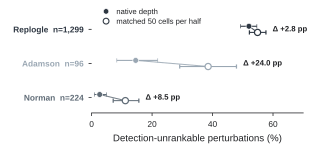

This chart was generated by the following Python code:
"""Fig. 6f — paired native versus matched-50 detection-unrankable fractions."""
# Imported export contract: Arial; svg.fonttype: "none"; pdf.fonttype: 42;
# outputs .svg, .pdf and .tiff at dpi=600 via fig6_common.save.
# Final assembled figure target: width_mm = 183.
from __future__ import annotations

W_MM, H_MM = 80.5, 37.0

import numpy as np
import pandas as pd
from matplotlib.lines import Line2D

import fig6_common as S

ORDER = ["Replogle", "Adamson", "Norman"]
Y = {"Replogle": 2.0, "Adamson": 1.0, "Norman": 0.0}


def main() -> None:
    S.apply_style()
    data = pd.read_csv(S.DERIVED / "depthmatch_summary.csv").set_index("dataset")

    fig = S.figure(W_MM, H_MM)
    ax = fig.add_axes([0.29, 0.225, 0.67, 0.68])

    for dataset in ORDER:
        row = data.loc[dataset]
        y = Y[dataset]
        colour = S.DATASET_COLORS[dataset]
        native_y, matched_y = y + 0.09, y - 0.09
        native = float(row["native_pct"])
        matched = float(row["matched50_pct"])
        ax.plot(
            [native, matched],
            [native_y, matched_y],
            color=colour,
            lw=0.75,
            alpha=0.85,
            zorder=1,
        )
        ax.errorbar(
            native,
            native_y,
            xerr=np.array([[native - row["native_lo"]], [row["native_hi"] - native]]),
            fmt="o",
            ms=4.2,
            mfc=colour,
            mec="white",
            mew=0.45,
            ecolor=colour,
            elinewidth=0.75,
            capsize=1.5,
            capthick=0.65,
            zorder=4,
        )
        ax.errorbar(
            matched,
            matched_y,
            xerr=np.array([[matched - row["matched50_lo"]], [row["matched50_hi"] - matched]]),
            fmt="o",
            ms=4.5,
            mfc="white",
            mec=colour,
            mew=0.9,
            ecolor=colour,
            elinewidth=0.75,
            capsize=1.5,
            capthick=0.65,
            zorder=3,
        )
        annotation_x = max(float(row["native_hi"]), float(row["matched50_hi"])) + 2.2
        ax.text(
            annotation_x,
            y,
            f"Δ +{row['delta_pp']:.1f} pp",
            fontsize=5.6,
            color=S.INK,
            fontweight="bold",
            va="center",
            ha="left",
        )

    ax.set_xlim(0, 70)
    ax.set_ylim(-0.45, 2.45)
    ax.set_xticks([0, 20, 40, 60])
    ax.set_yticks([2, 1, 0])
    ax.set_yticklabels(
        [f"{dataset}  n={int(data.loc[dataset, 'paired_n']):,}" for dataset in ORDER]
    )
    for tick, dataset in zip(ax.get_yticklabels(), ORDER):
        tick.set_color(S.DATASET_COLORS[dataset])
        tick.set_fontweight("bold")
    ax.set_xlabel("Detection-unrankable perturbations (%)")
    S.despine(ax, keep=("bottom",))

    handles = [
        Line2D([0], [0], marker="o", linestyle="none", ms=4.0, mfc=S.DARK_SLATE, mec="white", mew=0.45, label="native depth"),
        Line2D([0], [0], marker="o", linestyle="none", ms=4.2, mfc="white", mec=S.DARK_SLATE, mew=0.8, label="matched 50 cells per half"),
    ]
    fig.legend(
        handles=handles,
        loc="upper left",
        bbox_to_anchor=(0.29, 0.99),
        ncol=1,
        labelspacing=0.34,
        handletextpad=0.35,
        fontsize=5.5,
    )

    S.save(fig, "fig6f_paired_depthmatch")


if __name__ == "__main__":
    main()
